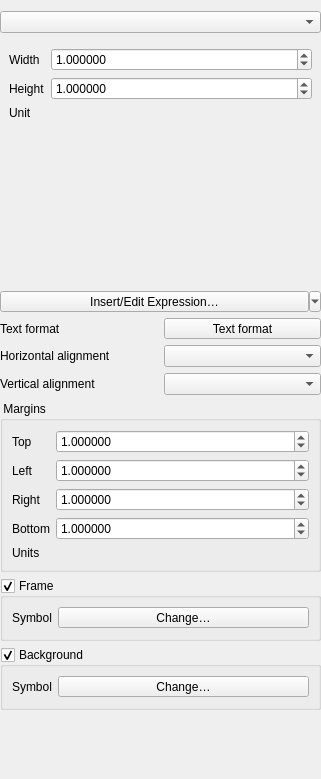
<?xml version="1.0" encoding="UTF-8"?>
<ui version="4.0">
 <class>QgsAnnotationRectangleTextWidgetBase</class>
 <widget class="QWidget" name="QgsAnnotationRectangleTextWidgetBase">
  <property name="geometry">
   <rect>
    <x>0</x>
    <y>0</y>
    <width>321</width>
    <height>779</height>
   </rect>
  </property>
  <property name="windowTitle">
   <string>Rectangle Text Annotation</string>
  </property>
  <layout class="QGridLayout" name="gridLayout" columnstretch="0,0">
   <property name="leftMargin">
    <number>0</number>
   </property>
   <property name="rightMargin">
    <number>0</number>
   </property>
   <property name="bottomMargin">
    <number>0</number>
   </property>
   <item row="10" column="0" colspan="2">
    <widget class="QGroupBox" name="mFrameCheckbox">
     <property name="title">
      <string>Frame</string>
     </property>
     <property name="checkable">
      <bool>true</bool>
     </property>
     <layout class="QGridLayout" name="gridLayout_3">
      <item row="0" column="0">
       <widget class="QLabel" name="label_4">
        <property name="text">
         <string>Symbol</string>
        </property>
       </widget>
      </item>
      <item row="0" column="1">
       <widget class="QgsSymbolButton" name="mFrameSymbolButton">
        <property name="sizePolicy">
         <sizepolicy hsizetype="Expanding" vsizetype="Fixed">
          <horstretch>0</horstretch>
          <verstretch>0</verstretch>
         </sizepolicy>
        </property>
        <property name="text">
         <string>Change…</string>
        </property>
       </widget>
      </item>
     </layout>
    </widget>
   </item>
   <item row="5" column="1">
    <widget class="QgsAlignmentComboBox" name="mAlignmentComboBox"/>
   </item>
   <item row="6" column="0">
    <widget class="QLabel" name="label_3">
     <property name="text">
      <string>Vertical alignment</string>
     </property>
    </widget>
   </item>
   <item row="3" column="0" colspan="2">
    <widget class="QToolButton" name="mInsertExpressionButton">
     <property name="sizePolicy">
      <sizepolicy hsizetype="Expanding" vsizetype="Fixed">
       <horstretch>0</horstretch>
       <verstretch>0</verstretch>
      </sizepolicy>
     </property>
     <property name="text">
      <string>Insert/Edit Expression…</string>
     </property>
     <property name="popupMode">
      <enum>QToolButton::MenuButtonPopup</enum>
     </property>
     <property name="toolButtonStyle">
      <enum>Qt::ToolButtonTextOnly</enum>
     </property>
     <property name="arrowType">
      <enum>Qt::DownArrow</enum>
     </property>
    </widget>
   </item>
   <item row="11" column="0" colspan="2">
    <widget class="QGroupBox" name="mBackgroundCheckbox">
     <property name="title">
      <string>Background</string>
     </property>
     <property name="checkable">
      <bool>true</bool>
     </property>
     <layout class="QGridLayout" name="gridLayout_2">
      <item row="0" column="0">
       <widget class="QLabel" name="label">
        <property name="text">
         <string>Symbol</string>
        </property>
       </widget>
      </item>
      <item row="0" column="1">
       <widget class="QgsSymbolButton" name="mBackgroundSymbolButton">
        <property name="sizePolicy">
         <sizepolicy hsizetype="Expanding" vsizetype="Fixed">
          <horstretch>0</horstretch>
          <verstretch>0</verstretch>
         </sizepolicy>
        </property>
        <property name="text">
         <string>Change…</string>
        </property>
       </widget>
      </item>
     </layout>
    </widget>
   </item>
   <item row="0" column="0" colspan="2">
    <widget class="QComboBox" name="mSizeModeCombo"/>
   </item>
   <item row="6" column="1">
    <widget class="QgsAlignmentComboBox" name="mVerticalAlignmentComboBox"/>
   </item>
   <item row="5" column="0">
    <widget class="QLabel" name="label_2">
     <property name="text">
      <string>Horizontal alignment</string>
     </property>
    </widget>
   </item>
   <item row="1" column="0" colspan="2">
    <widget class="QWidget" name="mWidgetFixedSize" native="true">
     <layout class="QGridLayout" name="gridLayout_5">
      <item row="0" column="0">
       <widget class="QLabel" name="label_11">
        <property name="text">
         <string>Width</string>
        </property>
       </widget>
      </item>
      <item row="0" column="1">
       <widget class="QgsDoubleSpinBox" name="mWidthSpinBox">
        <property name="sizePolicy">
         <sizepolicy hsizetype="MinimumExpanding" vsizetype="Fixed">
          <horstretch>0</horstretch>
          <verstretch>0</verstretch>
         </sizepolicy>
        </property>
        <property name="decimals">
         <number>6</number>
        </property>
        <property name="maximum">
         <double>100000.000000000000000</double>
        </property>
        <property name="singleStep">
         <double>0.200000000000000</double>
        </property>
        <property name="value">
         <double>1.000000000000000</double>
        </property>
        <property name="showClearButton" stdset="0">
         <bool>false</bool>
        </property>
       </widget>
      </item>
      <item row="1" column="0">
       <widget class="QLabel" name="label_12">
        <property name="text">
         <string>Height</string>
        </property>
       </widget>
      </item>
      <item row="1" column="1">
       <widget class="QgsDoubleSpinBox" name="mHeightSpinBox">
        <property name="sizePolicy">
         <sizepolicy hsizetype="MinimumExpanding" vsizetype="Fixed">
          <horstretch>0</horstretch>
          <verstretch>0</verstretch>
         </sizepolicy>
        </property>
        <property name="decimals">
         <number>6</number>
        </property>
        <property name="maximum">
         <double>100000.000000000000000</double>
        </property>
        <property name="singleStep">
         <double>0.200000000000000</double>
        </property>
        <property name="value">
         <double>1.000000000000000</double>
        </property>
        <property name="showClearButton" stdset="0">
         <bool>false</bool>
        </property>
       </widget>
      </item>
      <item row="2" column="0">
       <widget class="QLabel" name="label_13">
        <property name="text">
         <string>Unit</string>
        </property>
       </widget>
      </item>
      <item row="2" column="1">
       <widget class="QgsUnitSelectionWidget" name="mSizeUnitWidget" native="true">
        <property name="minimumSize">
         <size>
          <width>0</width>
          <height>0</height>
         </size>
        </property>
        <property name="focusPolicy">
         <enum>Qt::StrongFocus</enum>
        </property>
       </widget>
      </item>
     </layout>
    </widget>
   </item>
   <item row="2" column="0" colspan="2">
    <widget class="QgsRichTextEditor" name="mTextEdit" native="true">
     <property name="minimumSize">
      <size>
       <width>0</width>
       <height>150</height>
      </size>
     </property>
    </widget>
   </item>
   <item row="7" column="0" colspan="2">
    <widget class="QgsCollapsibleGroupBox" name="mMarginsGroupBox">
     <property name="title">
      <string> Margins</string>
     </property>
     <layout class="QGridLayout" name="gridLayout_4">
      <item row="3" column="0">
       <widget class="QLabel" name="label_5">
        <property name="text">
         <string>Bottom</string>
        </property>
       </widget>
      </item>
      <item row="2" column="1">
       <widget class="QgsDoubleSpinBox" name="mSpinRightMargin">
        <property name="sizePolicy">
         <sizepolicy hsizetype="Minimum" vsizetype="Fixed">
          <horstretch>1</horstretch>
          <verstretch>0</verstretch>
         </sizepolicy>
        </property>
        <property name="suffix">
         <string/>
        </property>
        <property name="decimals">
         <number>6</number>
        </property>
        <property name="minimum">
         <double>0.000000000000000</double>
        </property>
        <property name="maximum">
         <double>10000000.000000000000000</double>
        </property>
        <property name="singleStep">
         <double>0.200000000000000</double>
        </property>
        <property name="value">
         <double>1.000000000000000</double>
        </property>
       </widget>
      </item>
      <item row="1" column="1">
       <widget class="QgsDoubleSpinBox" name="mSpinLeftMargin">
        <property name="sizePolicy">
         <sizepolicy hsizetype="Minimum" vsizetype="Fixed">
          <horstretch>1</horstretch>
          <verstretch>0</verstretch>
         </sizepolicy>
        </property>
        <property name="suffix">
         <string/>
        </property>
        <property name="decimals">
         <number>6</number>
        </property>
        <property name="minimum">
         <double>0.000000000000000</double>
        </property>
        <property name="maximum">
         <double>10000000.000000000000000</double>
        </property>
        <property name="singleStep">
         <double>0.200000000000000</double>
        </property>
        <property name="value">
         <double>1.000000000000000</double>
        </property>
       </widget>
      </item>
      <item row="0" column="0">
       <widget class="QLabel" name="label_9">
        <property name="text">
         <string>Top</string>
        </property>
       </widget>
      </item>
      <item row="3" column="1">
       <widget class="QgsDoubleSpinBox" name="mSpinBottomMargin">
        <property name="sizePolicy">
         <sizepolicy hsizetype="Minimum" vsizetype="Fixed">
          <horstretch>1</horstretch>
          <verstretch>0</verstretch>
         </sizepolicy>
        </property>
        <property name="suffix">
         <string/>
        </property>
        <property name="decimals">
         <number>6</number>
        </property>
        <property name="minimum">
         <double>0.000000000000000</double>
        </property>
        <property name="maximum">
         <double>10000000.000000000000000</double>
        </property>
        <property name="singleStep">
         <double>0.200000000000000</double>
        </property>
        <property name="value">
         <double>1.000000000000000</double>
        </property>
       </widget>
      </item>
      <item row="0" column="1">
       <widget class="QgsDoubleSpinBox" name="mSpinTopMargin">
        <property name="sizePolicy">
         <sizepolicy hsizetype="Minimum" vsizetype="Fixed">
          <horstretch>1</horstretch>
          <verstretch>0</verstretch>
         </sizepolicy>
        </property>
        <property name="suffix">
         <string/>
        </property>
        <property name="decimals">
         <number>6</number>
        </property>
        <property name="minimum">
         <double>0.000000000000000</double>
        </property>
        <property name="maximum">
         <double>10000000.000000000000000</double>
        </property>
        <property name="singleStep">
         <double>0.200000000000000</double>
        </property>
        <property name="value">
         <double>1.000000000000000</double>
        </property>
       </widget>
      </item>
      <item row="4" column="0">
       <widget class="QLabel" name="label_6">
        <property name="text">
         <string>Units</string>
        </property>
       </widget>
      </item>
      <item row="1" column="0">
       <widget class="QLabel" name="label_8">
        <property name="text">
         <string>Left</string>
        </property>
       </widget>
      </item>
      <item row="2" column="0">
       <widget class="QLabel" name="label_10">
        <property name="text">
         <string>Right</string>
        </property>
       </widget>
      </item>
      <item row="4" column="1">
       <widget class="QgsUnitSelectionWidget" name="mMarginUnitWidget" native="true">
        <property name="minimumSize">
         <size>
          <width>10</width>
          <height>0</height>
         </size>
        </property>
        <property name="focusPolicy">
         <enum>Qt::StrongFocus</enum>
        </property>
       </widget>
      </item>
     </layout>
    </widget>
   </item>
   <item row="4" column="0">
    <widget class="QLabel" name="label_7">
     <property name="text">
      <string>Text format</string>
     </property>
    </widget>
   </item>
   <item row="4" column="1">
    <widget class="QgsFontButton" name="mTextFormatButton">
     <property name="sizePolicy">
      <sizepolicy hsizetype="Preferred" vsizetype="Fixed">
       <horstretch>0</horstretch>
       <verstretch>0</verstretch>
      </sizepolicy>
     </property>
     <property name="text">
      <string>Text format</string>
     </property>
    </widget>
   </item>
   <item row="12" column="0" colspan="2">
    <widget class="QgsAnnotationItemCommonPropertiesWidget" name="mPropertiesWidget" native="true">
     <property name="minimumSize">
      <size>
       <width>0</width>
       <height>0</height>
      </size>
     </property>
    </widget>
   </item>
  </layout>
 </widget>
 <customwidgets>
  <customwidget>
   <class>QgsDoubleSpinBox</class>
   <extends>QDoubleSpinBox</extends>
   <header>qgsdoublespinbox.h</header>
  </customwidget>
  <customwidget>
   <class>QgsFontButton</class>
   <extends>QToolButton</extends>
   <header>qgsfontbutton.h</header>
  </customwidget>
  <customwidget>
   <class>QgsAlignmentComboBox</class>
   <extends>QComboBox</extends>
   <header>qgsalignmentcombobox.h</header>
  </customwidget>
  <customwidget>
   <class>QgsAnnotationItemCommonPropertiesWidget</class>
   <extends>QWidget</extends>
   <header>qgsannotationitemcommonpropertieswidget.h</header>
   <container>1</container>
  </customwidget>
  <customwidget>
   <class>QgsRichTextEditor</class>
   <extends>QWidget</extends>
   <header>qgsrichtexteditor.h</header>
   <container>1</container>
  </customwidget>
  <customwidget>
   <class>QgsSymbolButton</class>
   <extends>QToolButton</extends>
   <header>qgssymbolbutton.h</header>
  </customwidget>
  <customwidget>
   <class>QgsUnitSelectionWidget</class>
   <extends>QWidget</extends>
   <header>qgsunitselectionwidget.h</header>
   <container>1</container>
  </customwidget>
  <customwidget>
   <class>QgsCollapsibleGroupBox</class>
   <extends>QGroupBox</extends>
   <header>qgscollapsiblegroupbox.h</header>
   <container>1</container>
  </customwidget>
 </customwidgets>
 <resources/>
 <connections/>
</ui>
